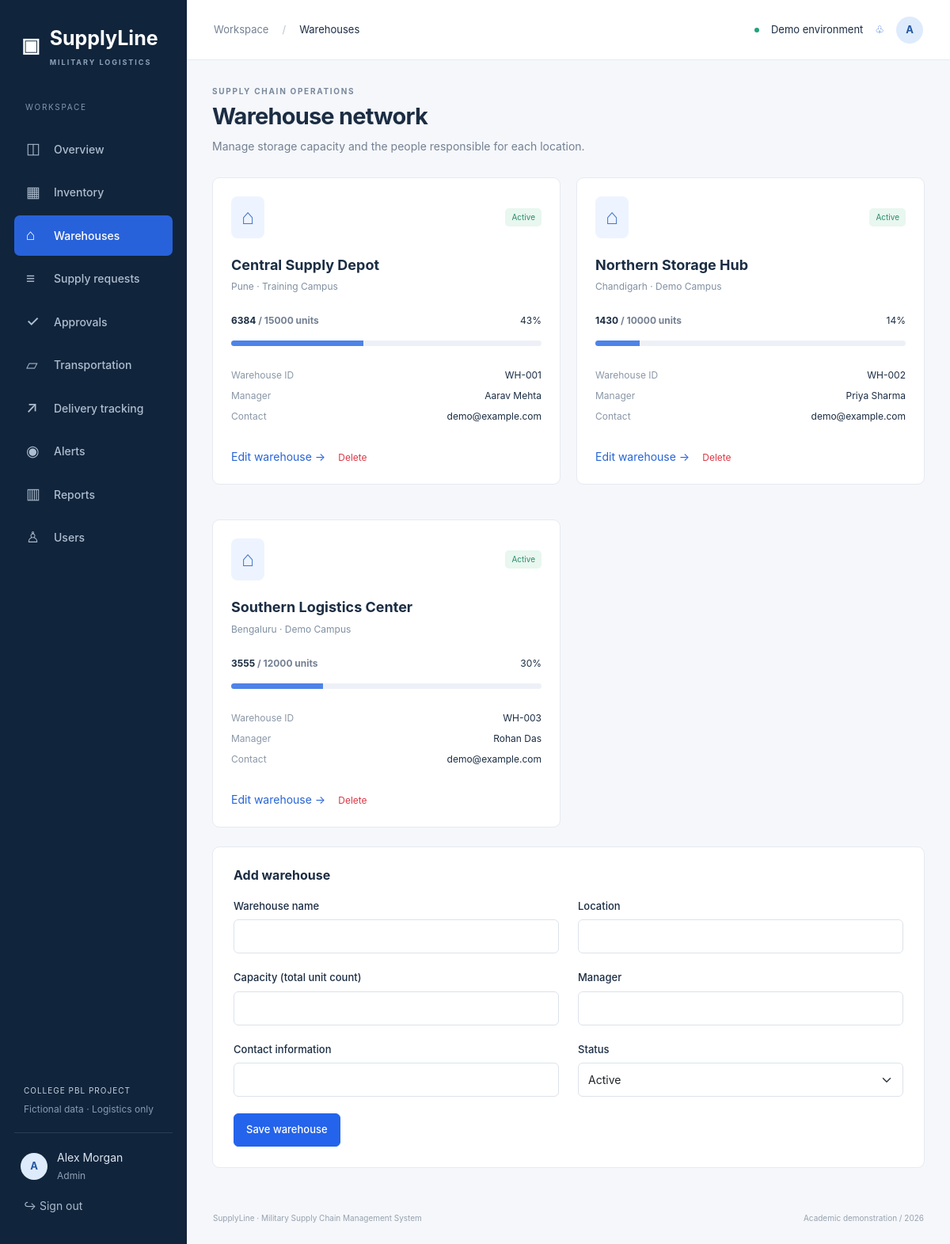
/warehouses (signed in), run on the app's committed database.
### tables this page shows
CREATE TABLE users(id INTEGER PRIMARY KEY,name TEXT NOT NULL,email TEXT UNIQUE NOT NULL,password TEXT NOT NULL,role TEXT NOT NULL CHECK(role IN ('Admin','Logistics Officer','Warehouse Staff')),warehouse_id INTEGER REFERENCES warehouses(id),CHECK(role!='Warehouse Staff' OR warehouse_id IS NOT NULL));

CREATE TABLE warehouses(id INTEGER PRIMARY KEY,name TEXT NOT NULL,location TEXT NOT NULL,capacity INTEGER NOT NULL CHECK(capacity>0),manager TEXT NOT NULL,contact TEXT NOT NULL,status TEXT NOT NULL CHECK(status IN ('Active','Inactive')));

### app.py (the view, shortened to what this page needs)
@app.route('/warehouses',methods=['GET','POST'])
@roles()
def warehouses_page():
    query='SELECT w.*,COALESCE(SUM(s.quantity),0) current_stock FROM warehouses w LEFT JOIN supplies s ON s.warehouse_id=w.id'
    args=()
    if g.user['role']=='Warehouse Staff': query+=' WHERE w.id=?'; args=(g.user['warehouse_id'],)
    ws=rows(query+' GROUP BY w.id',args)
    edit=get_record('warehouses',request.args['edit']) if request.args.get('edit') and g.user['role']=='Admin' else None
    return render_template('warehouses.html',title='Warehouses',warehouses=ws,edit=edit)

### app.py (called while the page is built)
def db():
    if 'db' not in g:
        g.db = sqlite3.connect(app.config['DATABASE'])
        g.db.row_factory = sqlite3.Row
        g.db.execute('PRAGMA foreign_keys=ON')
    return g.db

def rows(sql, args=()):
    return db().execute(sql, args).fetchall()

def one(sql, args=()):
    return db().execute(sql, args).fetchone()

def roles(*allowed):
    def decorate(fn):
        @wraps(fn)
        def wrapped(*args, **kwargs):
            if not g.user:
                return redirect(url_for('login'))
            if allowed and g.user['role'] not in allowed:
                abort(403)
            return fn(*args, **kwargs)
        return wrapped
    return decorate

@app.before_request
def authenticate():
    g.user = one('SELECT * FROM users WHERE id=?', (session['user_id'],)) if session.get('user_id') else None
    session.setdefault('csrf', secrets.token_hex(24))
    if request.method == 'POST' and not secrets.compare_digest(session['csrf'], request.form.get('csrf', '')):
        abort(400, 'Invalid form token. Refresh the page and try again.')

@app.context_processor
def context():
    return dict(user=g.user, csrf=session.get('csrf'), categories=CATEGORIES, roles_list=ROLES, today=date.today().isoformat())

### templates/warehouses.html
{% extends 'base.html' %}{% from 'macros.html' import heading,input,csrf_field,badge with context %}{% block content %}{{heading('Warehouse network','Manage storage capacity and the people responsible for each location.')}}<div class="warehouse-grid">{% for w in warehouses %}<section class="panel warehouse-card"><div class="panel-heading"><span class="warehouse-icon">⌂</span>{{badge(w.status)}}</div><h2>{{w.name}}</h2><p>{{w.location}}</p><div class="capacity-label"><b>{{w.current_stock}} <span class="muted">/ {{w.capacity}} units</span></b><span>{{(w.current_stock/w.capacity*100)|round|int}}%</span></div><progress max="{{w.capacity}}" value="{{w.current_stock}}"></progress><dl><dt>Warehouse ID</dt><dd>WH-{{'%03d'|format(w.id)}}</dd><dt>Manager</dt><dd>{{w.manager}}</dd><dt>Contact</dt><dd>{{w.contact}}</dd></dl>{% if user.role=='Admin' %}<a href="{{url_for('warehouses_page',edit=w.id)}}">Edit warehouse →</a><form class="inline" action="{{url_for('delete_warehouse',ident=w.id)}}" method="post" data-confirm="Delete warehouse?">{{csrf_field()}}<button class="link-danger">Delete</button></form>{% endif %}</section>{% else %}<p>No assigned warehouse.</p>{% endfor %}</div>{% if user.role=='Admin' %}<form method="post" class="panel form-panel"><h2>{{'Edit warehouse' if edit else 'Add warehouse'}}</h2>{{csrf_field()}}<input type="hidden" name="id" value="{{edit.id if edit else ''}}"><div class="form-grid">{% for key,label in [('name','Warehouse name'),('location','Location'),('capacity','Capacity (total unit count)'),('manager','Manager'),('contact','Contact information')] %}{{input(key,label,edit[key] if edit else '', 'number' if key=='capacity' else 'text')}}{% endfor %}<label class="field">Status<select name="status" class="form-select">{% for status in ['Active','Inactive'] %}<option {{'selected' if edit and edit.status==status}}>{{status}}</option>{% endfor %}</select></label></div><button class="btn btn-primary">Save warehouse</button></form>{% endif %}{% endblock %}

### templates/base.html
<!doctype html><html lang="en"><head><meta charset="utf-8"><meta name="viewport" content="width=device-width,initial-scale=1"><title>{{title}} · SupplyLine</title><link rel="stylesheet" href="{{url_for('static',filename='vendor/bootstrap.min.css')}}"><link rel="stylesheet" href="{{url_for('static',filename='css/style.css')}}"></head><body>{% if user %}<aside id="sidebar"><a class="brand" href="/">▣ <span>SupplyLine<small>MILITARY LOGISTICS</small></span></a><div class="workspace-label">WORKSPACE</div><nav>{% for endpoint,label,icon in [('dashboard','Overview','◫'),('inventory_page','Inventory','▦'),('warehouses_page','Warehouses','⌂'),('requests_page','Supply requests','≡'),('approvals','Approvals','✓'),('transportation','Transportation','▱'),('tracking','Delivery tracking','↗'),('alerts','Alerts','◉'),('reports','Reports','▥'),('users_page','Users','♙')] %}{% if user.role!='Warehouse Staff' or endpoint in ['dashboard','inventory_page','warehouses_page','tracking','alerts'] %}{% if endpoint!='users_page' or user.role=='Admin' %}<a class="{{'active' if request.endpoint==endpoint}}" href="{{url_for(endpoint)}}"><span>{{icon}}</span>{{label}}</a>{% endif %}{% endif %}{% endfor %}</nav><div class="sidebar-bottom"><div class="demo-note">COLLEGE PBL PROJECT<small>Fictional data · Logistics only</small></div><a class="profile-link" href="{{url_for('profile')}}"><b class="avatar">{{user.name[:1]}}</b><span>{{user.name}}<small>{{user.role}}</small></span></a><form method="post" action="{{url_for('logout')}}"><input type="hidden" name="csrf" value="{{csrf}}"><button class="logout">↪ Sign out</button></form></div></aside>{% endif %}<div class="{{'shell' if user else 'login-shell'}}">{% if user %}<header><div><button id="menu-toggle" aria-label="Toggle navigation">☰</button><span class="muted">Workspace</span><span class="crumb">/</span>{{title}}</div><div class="header-right"><span class="live-dot"></span> Demo environment <a href="{{url_for('alerts')}}" aria-label="View alerts">♧</a><a class="avatar" href="{{url_for('profile')}}">{{user.name[:1]}}</a></div></header>{% endif %}<main>{% for category,message in get_flashed_messages(with_categories=true) %}<div role="alert" class="alert alert-{{category}}">{{message}}</div>{% endfor %}{% block content %}{% endblock %}</main>{% if user %}<footer>SupplyLine · Military Supply Chain Management System <span>Academic demonstration / {{today[:4]}}</span></footer>{% endif %}</div><script src="{{url_for('static',filename='js/script.js')}}"></script>{% block scripts %}{% endblock %}</body></html>

### templates/macros.html
{% macro badge(status) %}<span class="status status-{{status|lower|replace(' ','-')}}">{{status}}</span>{% endmacro %}{% macro input(name,label,value='',type='text',required=true) %}<label class="field">{{label}}<input class="form-control" type="{{type}}" name="{{name}}" value="{{request.form.get(name,value) or ''}}" {% if required %}required{% endif %} {% if type=='number' %}min="0" max="100000000" step="1"{% endif %}></label>{% endmacro %}{% macro csrf_field() %}<input type="hidden" name="csrf" value="{{csrf}}">{% endmacro %}{% macro heading(title,description) %}<div class="page-heading"><div><div class="eyebrow">SUPPLY CHAIN OPERATIONS</div><h1>{{title}}</h1><p>{{description}}</p></div></div>{% endmacro %}

### static/css/style.css (style rules this page uses)
:root { --navy:#10243b;--blue:#2463eb;--muted:#748092;--border:#e6eaf0;--bg:#f5f7fb;--ink:#1b2d43 }
* { box-sizing:border-box }
body { margin:0;background:var(--bg);color:var(--ink);font-family:Inter,-apple-system,BlinkMacSystemFont,'Segoe UI',sans-serif;font-size:14px }
a { color:#2764d6;text-decoration:none }
h1 { font-size:29px;letter-spacing:-.8px;font-weight:700;margin:7px 0 9px }
h2 { font-size:16px;font-weight:650;margin:0 0 7px }
p { line-height:1.6 }
small { font-size:12px }
aside { position:fixed;inset:0 auto 0 0;width:236px;background:var(--navy);color:#c8d3e0;padding:30px 18px;display:flex;flex-direction:column;z-index:30 }
.brand { color:#fff;display:flex;gap:12px;font-size:25px;font-weight:750;align-items:center;padding:0 9px }
.brand small { display:block;letter-spacing:2px;font-size:9px;color:#8da1b8;margin-top:4px }
.workspace-label { font-size:10px;letter-spacing:1.7px;color:#8298b1;margin:43px 14px 16px }
nav a { display:flex;gap:13px;align-items:center;color:#afbed0;padding:11px 15px;border-radius:7px;margin:4px 0;font-weight:500 }
nav a span { font-size:19px;width:22px }
nav a.active { color:#fff;background:#2862da }
.sidebar-bottom { margin-top:auto }
.demo-note { font-size:10px;letter-spacing:1px;padding:25px 12px 20px;border-bottom:1px solid #2c3d52 }
.demo-note small { display:block;letter-spacing:0;color:#879bb3;margin-top:7px }
.profile-link { display:flex;align-items:center;gap:12px;color:#dce5ef;margin:20px 8px 10px }
.profile-link small { display:block;color:#90a1b7;margin-top:4px }
.avatar { display:inline-flex;border-radius:50%;background:#deebfc;color:#2457a1;align-items:center;justify-content:center;width:34px;height:34px;font-size:13px;font-weight:700 }
.logout { background:transparent;color:#acbbce;border:0;padding:8px 12px }
.shell { margin-left:236px }
header { height:76px;border-bottom:1px solid var(--border);background:#fff;display:flex;justify-content:space-between;align-items:center;padding:0 34px;font-size:13px }
.crumb { padding:0 17px;color:#bac3cf }
.header-right { display:flex;gap:15px;align-items:center }
.live-dot { width:6px;height:6px;background:#20a27c;border-radius:50% }
.muted { color:var(--muted) }
main { max-width:1680px;margin:auto;padding:32px }
.page-heading { display:flex;justify-content:space-between;align-items:center;margin-bottom:28px }
.page-heading p { color:var(--muted);margin:0 }
.eyebrow { font-size:10px;letter-spacing:1.7px;font-weight:700;color:#79889b }
.btn { font-size:13px;border-radius:6px;padding:10px 15px;font-weight:550 }
.btn-primary { background:var(--blue);border-color:var(--blue) }
.panel { background:#fff;border:1px solid var(--border);border-radius:9px;margin-bottom:24px;overflow:hidden }
.panel-heading { padding:21px 22px 17px;display:flex;align-items:center;justify-content:space-between;gap:15px }
.status { display:inline-block;font-size:10px;border-radius:5px;padding:4px 8px;color:#687b90;background:#edf1f6;white-space:nowrap }
.status-delivered,.status-active,.status-available { color:#2a8c6c;background:#e8f7ef }
footer { display:flex;justify-content:space-between;padding:0 33px 25px;color:#97a2af;font-size:10px }
.form-panel { padding:26px;max-width:1100px }
.form-panel h2 { margin-bottom:20px }
.form-grid { display:grid;grid-template-columns:1fr 1fr;gap:0 24px }
.field { display:block;font-size:13px;font-weight:500;margin-bottom:21px }
.form-control,.form-select { font-size:14px;padding:10px 12px;border-color:#dce2eb;margin-top:7px }
.inline { display:inline }
.inline button { margin-left:10px;background:transparent;border:0;font-size:12px }
.warehouse-grid { display:grid;grid-template-columns:repeat(3,1fr);gap:20px }
.warehouse-card { padding:23px }
.warehouse-card .panel-heading { padding:0 0 23px }
.warehouse-card h2 { font-size:18px }
.warehouse-card p { color:#8190a2;font-size:12px }
.warehouse-icon { font-size:27px;color:#4b79cc;background:#edf4ff;border-radius:8px;padding:6px 13px }
.capacity-label { display:flex;justify-content:space-between;margin:25px 0 7px;font-size:12px }
progress { width:100%;height:7px;appearance:none;border:none;border-radius:4px;overflow:hidden }
dl { display:grid;grid-template-columns:1fr 1.5fr;font-size:12px;margin:23px 0 }
dt { color:#8a97a7;font-weight:400 }
dd { text-align:right;overflow-wrap:anywhere }
button,a,input,select,summary { outline-offset:4px }
@media (max-width:1200px) { .warehouse-grid { grid-template-columns:1fr 1fr } }
aside { overflow-y:auto }

### data on the page
users: name "A", name "Alex Morgan", role "Admin"
warehouses: status "Active", name "Central Supply Depot", location "Pune · Training Campus", current_stock "6384", capacity "15000", (w.current_stock/w.capacity*100)|round|int "43", id "001", manager "Aarav Mehta", contact "demo@example.com"
warehouses: status "Active", name "Northern Storage Hub", location "Chandigarh · Demo Campus", current_stock "1430", capacity "10000", (w.current_stock/w.capacity*100)|round|int "14", id "002", manager "Priya Sharma", contact "demo@example.com"
warehouses: status "Active", name "Southern Logistics Center", location "Bengaluru · Demo Campus", current_stock "3555", capacity "12000", (w.current_stock/w.capacity*100)|round|int "30", id "003", manager "Rohan Das", contact "demo@example.com"

### other printed values
{{ icon }} "◫" "▦" "⌂" "≡" "✓" "▱" "↗" "◉" "▥" "♙"
{{ label }} "Overview" "Inventory" "Warehouses" "Supply requests" "Approvals" "Transportation" "Delivery tracking" "Alerts" "Reports" "Users"
{{ title }} "Warehouses"
{{ title }} "Warehouse network"
{{ description }} "Manage storage capacity and the people responsible for each location."
{{ 'Edit warehouse' if edit else 'Add warehouse' }} "Add warehouse"
{{ label }} "Warehouse name" "Location" "Capacity (total unit count)" "Manager" "Contact information"
form field status "Active"
